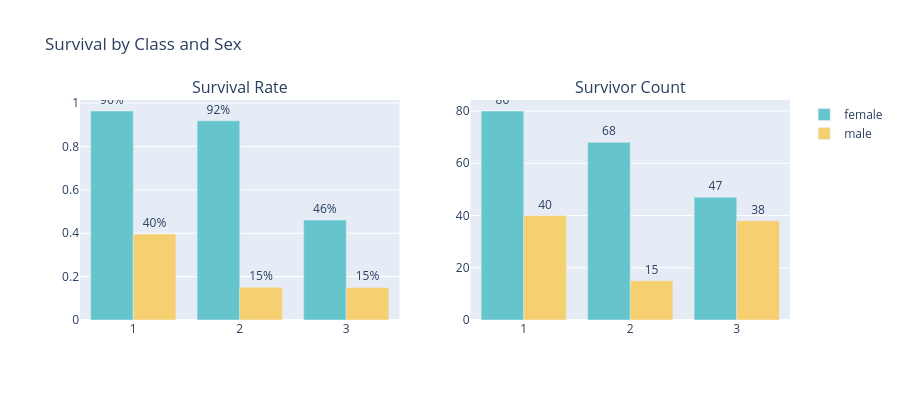

Write notebook code for a chart like this one.
### Code cell
survival_bars(df, x="Pclass", hue="Sex", title="Survival by Class and Sex").show()

### Figure 1 — Plotly figure (JSON) as saved in the notebook; plotly's stock layout.template omitted (floating-point values rounded to 4 significant figures)
{"data": [{"marker": {"color": "rgb(102, 197, 204)"}, "name": "female", "showlegend": true, "text": ["96%", "92%", "46%"], "textposition": "outside", "type": "bar", "x": ["1", "2", "3"], "xaxis": "x", "y": [0.9639, 0.9189, 0.4608], "yaxis": "y"}, {"marker": {"color": "rgb(102, 197, 204)"}, "name": "female", "showlegend": false, "text": ["80", "68", "47"], "textposition": "outside", "type": "bar", "x": ["1", "2", "3"], "xaxis": "x2", "y": [80, 68, 47], "yaxis": "y2"}, {"marker": {"color": "rgb(246, 207, 113)"}, "name": "male", "showlegend": true, "text": ["40%", "15%", "15%"], "textposition": "outside", "type": "bar", "x": ["1", "2", "3"], "xaxis": "x", "y": [0.396, 0.1515, 0.1502], "yaxis": "y"}, {"marker": {"color": "rgb(246, 207, 113)"}, "name": "male", "showlegend": false, "text": ["40", "15", "38"], "textposition": "outside", "type": "bar", "x": ["1", "2", "3"], "xaxis": "x2", "y": [40, 15, 38], "yaxis": "y2"}], "layout": {"annotations": [{"font": {"size": 16}, "showarrow": false, "text": "Survival Rate", "x": 0.225, "xanchor": "center", "xref": "paper", "y": 1, "yanchor": "bottom", "yref": "paper"}, {"font": {"size": 16}, "showarrow": false, "text": "Survivor Count", "x": 0.775, "xanchor": "center", "xref": "paper", "y": 1, "yanchor": "bottom", "yref": "paper"}], "barmode": "group", "height": 400, "title": {"text": "Survival by Class and Sex"}, "width": 900, "xaxis": {"anchor": "y", "domain": [0, 0.45]}, "xaxis2": {"anchor": "y2", "domain": [0.55, 1]}, "yaxis": {"anchor": "x", "domain": [0, 1]}, "yaxis2": {"anchor": "x2", "domain": [0, 1]}}}
